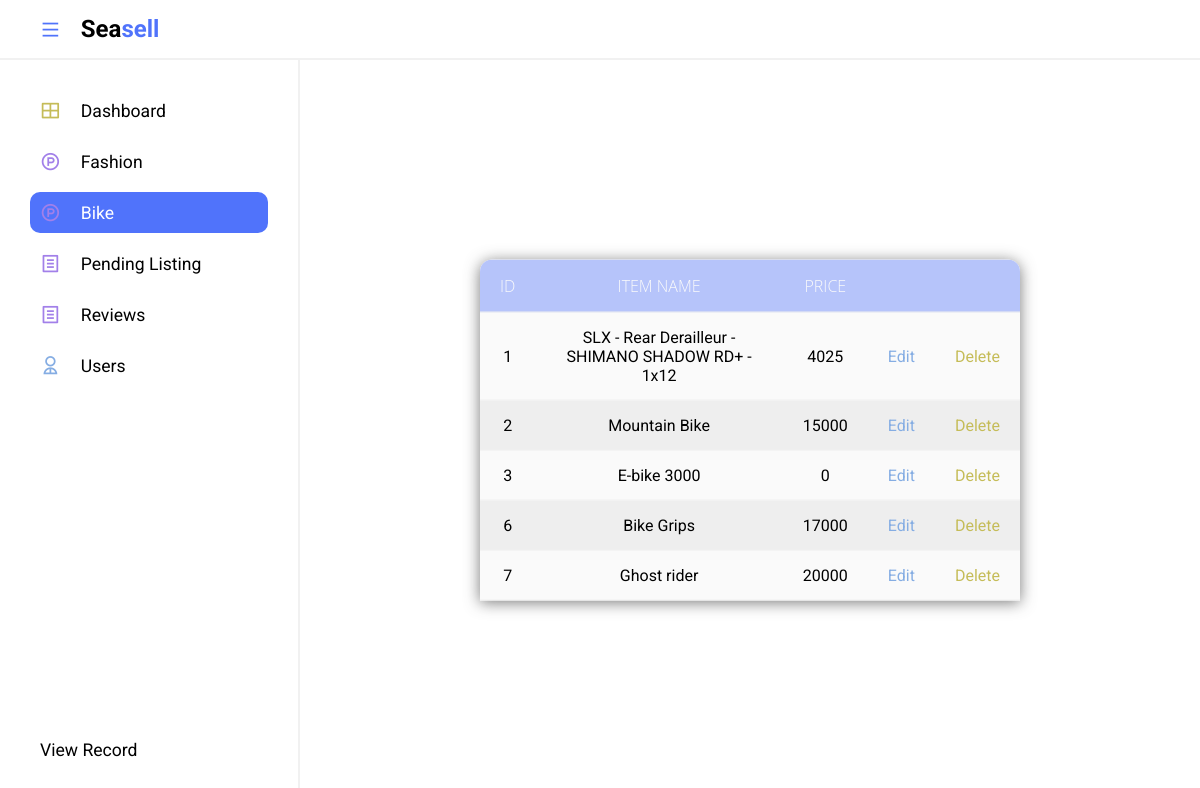
/FrontEnd/admin/bike/productbike.php, run on the app's committed database.
### tables this page shows
CREATE TABLE `bike_product` (
  `PRODUCT_NO` int(11) NOT NULL,
  `PRODUCT_NAME` varchar(200) NOT NULL,
  `PRODUCT_PRICE` int(200) NOT NULL,
  `PRODUCT_CONDITION` varchar(200) NOT NULL,
  `PRODUCT_DESCRIPTION` longtext NOT NULL,
  `PRODUCT_TYPE` varchar(200) NOT NULL,
  `PRODUCT_QTY` varchar(200) NOT NULL,
  `PRODUCT_DEALMETHOD` varchar(200) NOT NULL,
  `MEET_UP` varchar(200) NOT NULL,
  `MAILING` varchar(200) NOT NULL,
  `PICTURE_ID` varchar(200) NOT NULL,
  `SELLER_ID` varchar(200) NOT NULL,
  `PROD_ID` varchar(200) NOT NULL,
  `STATUS` varchar(200) NOT NULL,
  `DATE` varchar(200) NOT NULL
);

### FrontEnd/admin/bike/productbike.php (the view, shortened to what this page needs)
<!DOCTYPE html>
<html lang="en">
<head>
    <link rel="stylesheet" href="../adminpanel.css">
    <link href="https://cdn.jsdelivr.net/npm/remixicon@2.5.0/fonts/remixicon.css" rel="stylesheet">
</head>
<body>
    <section class="header">
        <div class="logo">
            <i class="ri-menu-line icon icon-0 menu"></i>
            <h2>Sea<span>sell</span></h2>
        </div>
    </section>
    <section class="main">
        <div class="sidebar">
            <ul class="sidebar--items">
                <li>
                    <a href="../index.php">
                        <span class="icon icon-1"><i class="ri-layout-grid-line"></i></span>
                        <span class="sidebar--item">Dashboard</span>
                    </a>
                </li>
                <li>
                    <a href="../fashion/fashionproduct.php" id="active">
                        <span class="icon icon-2"><i class="ri-product-hunt-line"></i></span>
                        <span class="sidebar--item">Fashion</span>
                    </a>
                </li>
                <li>
                    <a href="../bike/productbike.php" id="active--link">
                        <span class="icon icon-2"><i class="ri-product-hunt-line"></i></span>
                        <span class="sidebar--item">Bike</span>
                    </a>
                </li>
                <li>
                    <a href="../listing/listed.php">
                        <span class="icon icon-2"><i class="ri-file-list-line"></i></span>
                        <span class="sidebar--item">Pending Listing</span>
                    </a>
                </li>
                <li>
                    <a href="../review/review.php">
                        <span class="icon icon-2"><i class="ri-file-list-line"></i></span>
                        <span class="sidebar--item">Reviews</span>
                    </a>
                </li>
                <li>
                    <a href="../user/adminusers.php">
                        <span class="icon icon-3"><i class="ri-user-2-line"></i></span>
                        <span class="sidebar--item" style="white-space: nowrap;">Users</span>
                    </a>
                </li>
            </ul>
            <ul class="sidebar--bottom-items">
                <li>
                    <a href="bikerecord.php">
                        <span class="sidebar--item">View Record</span>
                    </a>
                </li>
            </ul>
        </div>
        <div class="main--content">
            <div class="filter">
 </div>
 <table >
 <thead>
 <tr>
 <th>ID</th>
 <th>Item name</th>
 <th>Price</th>
 <th></th>
 <th></th>
 </tr>
</thead>
<tbody>
   <?php
    include"../../includes/functions/connection.php";
    $sql = "SELECT * FROM bike_product WHERE STATUS = 'LISTED'";
    $result = $conn->query($sql);
    while($row = $result->fetch_assoc()){
        echo "
        <tr>
        <td>$row[PRODUCT_NO]</td>
        <td>$row[PRODUCT_NAME]</td>
        <td>$row[PRODUCT_PRICE]</td>
        <td>
            <a class='icon-3' href='bikeedit.php?id=$row[PRODUCT_NO]'>Edit</a>
        </td>
        <td>
            <a class='icon-1' href='bikedelete.php?id=$row[PRODUCT_NO]'>Delete</a>
        </td>
        </tr>
        ";
    }
    ?>
</tbody>
 </table>
        </div>
    </section>
</body>
</html>

### FrontEnd/admin/adminpanel.css (style rules this page uses)
* { margin: 0; padding: 0; box-sizing: border-box; font-family: 'Roboto', sans-serif; }
body { position: relative; width: 100%; }
.header { height: 60px; width: 100%; display: flex; align-items: center; border-bottom: 2px solid #f1f1f1; }
.logo { display: flex; align-items: center; width: 300px; padding-left: 40px; }
.logo span { color: #5073fb; }
.main { position: relative; width: 100%; min-height: calc(100vh - 60px); }
.sidebar { position: absolute; top: 0; left: 0; height: 100%; width: 300px; background-color: #fff; padding: 30px; display: flex; flex-direction: column; justify-content: space-between; border-right: 2px solid #f1f1f1; transition: .3s; }
li { list-style: none; }
a { text-decoration: none; }
.sidebar--items a, .sidebar--bottom-items a { display: flex; align-items: center; margin-bottom: 10px; font-size: 1.1rem; color: #000; padding: 10px; border-radius: 10px; }
#active--link { background-color: #5073fb; color: #fff; }
.sidebar--bottom-items li:last-child a { margin-bottom: 0; }
.icon { position: relative; display: flex; align-items: center; justify-content: center; margin-right: 20px; font-size: 1.3rem; }
.icon-0 { color: #5073fb; }
.icon-1 { color: #c5bc58; }
.icon-2 { color: #a280e9; }
.icon-3 { color: #85ade3; }
.main--content { position: absolute; top: 0; right: 0; height: 100%; width: calc(100% - 300px); padding: 0 40px; overflow-y: scroll; transition: .3s; }
tr { border-bottom: 1px solid #f1f1f1; }
.filter { position: absolute; left: 0; top: 0; bottom: 0; right: 0; z-index: 1; }
table { position: absolute; z-index: 2; left: 50%; top: 50%; transform: translate(-50%,-50%); width: 60%; border-collapse: collapse; border-spacing: 0; box-shadow: 0 2px 15px rgba(64,64,64,.7); border-radius: 12px 12px 0 0; overflow: hidden; }
td , th { padding: 15px 20px; text-align: center; }
th { background-color: rgba(80, 115, 251, .4); color: #fafafa; font-family: 'Open Sans',Sans-serif; font-weight: 200; text-transform: uppercase; }
tr { width: 100%; background-color: #fafafa; font-family: 'Montserrat', sans-serif; }
tr:nth-child(even) { background-color: #eeeeee; }

### data on the page
bike_product: PRODUCT_NO "1", PRODUCT_NAME "SLX - Rear Derailleur - SHIMANO SHADOW RD+ - 1x12", PRODUCT_PRICE "4025"
bike_product: PRODUCT_NO "2", PRODUCT_NAME "Mountain Bike", PRODUCT_PRICE "15000"
bike_product: PRODUCT_NO "3", PRODUCT_NAME "E-bike 3000", PRODUCT_PRICE "0"
bike_product: PRODUCT_NO "6", PRODUCT_NAME "Bike Grips", PRODUCT_PRICE "17000"
bike_product: PRODUCT_NO "7", PRODUCT_NAME "Ghost rider", PRODUCT_PRICE "20000"
